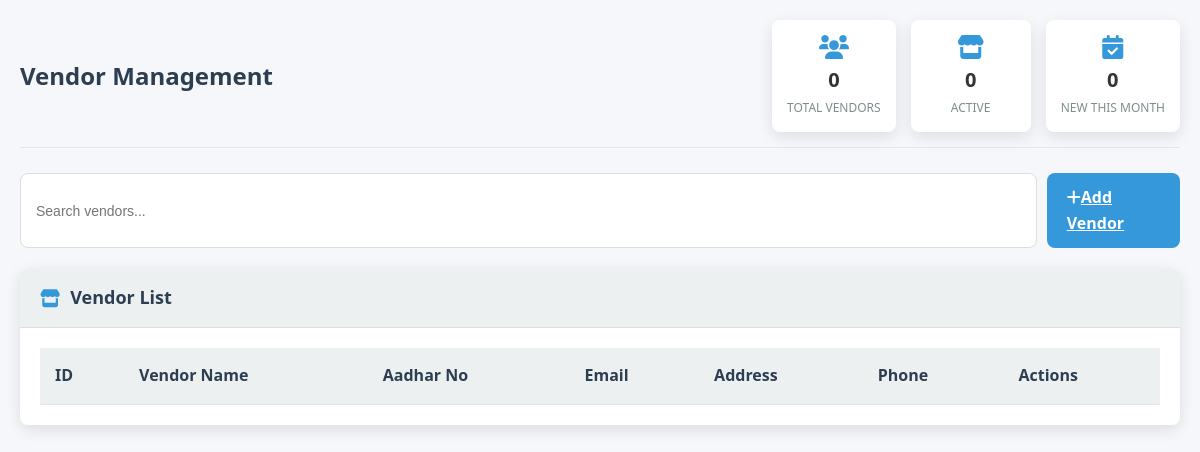
The page /php/vendor.php on the database as committed earlier.
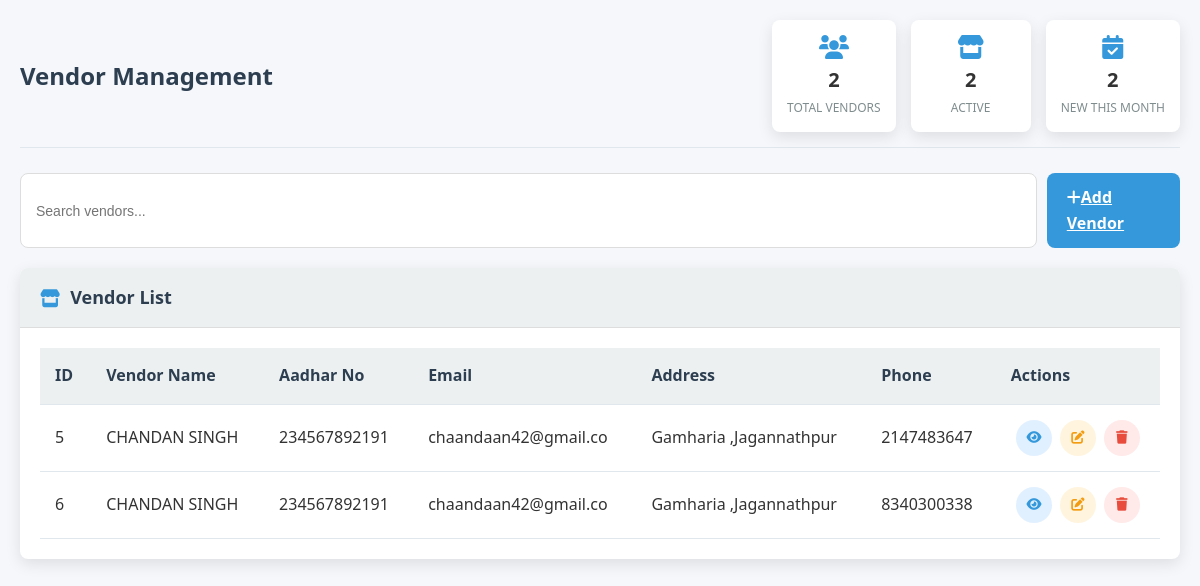
The same page on the database as committed later.
### tables this page shows
CREATE TABLE `vendor` (
  `ID` int(100) NOT NULL,
  `VEN_NAME` varchar(50) NOT NULL,
  `AADHAR_NO` varchar(12) NOT NULL,
  `EMAIL` varchar(20) NOT NULL,
  `ADDRESS` varchar(100) NOT NULL,
  `PHONE` varchar(12) NOT NULL
);

### php/vendor.php (the view, shortened to what this page needs)
<?php
$servername = "localhost";
$username = "root";
$password = "";
$dbname = "final";
$conn = new mysqli($servername, $username, $password, $dbname);
$result = $conn->query("SELECT * FROM vendor");
?>
<!DOCTYPE html>
<html lang="en">
<head>
    <link href="https://cdnjs.cloudflare.com/ajax/libs/font-awesome/6.0.0-beta3/css/all.min.css" rel="stylesheet">
</head>
<body>
    <div class="container">
        <div class="page-header">
            <h1 class="page-title">Vendor Management</h1>
            <div class="page-stats">
                <div class="stat-card">
                    <i class="fas fa-users"></i>
                    <div class="stat-value"><?php echo $result->num_rows; ?></div>
                    <div class="stat-label">Total Vendors</div>
                </div>
                <div class="stat-card">
                    <i class="fas fa-store"></i>
                    <div class="stat-value"><?php echo $result->num_rows; ?></div>
                    <div class="stat-label">Active</div>
                </div>
                <div class="stat-card">
                    <i class="fas fa-calendar-check"></i>
                    <div class="stat-value"><?php echo $result->num_rows; ?></div>
                    <div class="stat-label">New This Month</div>
                </div>
            </div>
        </div>
        <div class="search-bar">
            <input type="text" id="searchInput" class="form-control search-input" placeholder="Search vendors...">
            <a href="add_vendor.php" class="btn btn-primary"><i class="fas fa-plus"></i>Add Vendor</a>
        </div>
        <div class="card">
            <div class="card-header">
                <h2 class="card-title">
                    <i class="fas fa-store"></i>
                    Vendor List
                </h2>
            </div>
            <div class="card-body">
                <div class="table-responsive">
                    <table class="data-table" id="vendorTable">
                        <thead>
                            <tr>
                                <th>ID</th>
                                <th>Vendor Name</th>
                                <th>Aadhar No</th>
                                <th>Email</th>
                                <th>Address</th>
                                <th>Phone</th>
                                <th>Actions</th>
                            </tr>
                        </thead>
                        <tbody>
                            <?php while ($row = $result->fetch_assoc()): ?>
                            <tr>
                                <td><?= $row["ID"] ?></td>
                                <td><?= $row["VEN_NAME"] ?></td>
                                <td><?= $row["AADHAR_NO"] ?></td>
                                <td><?= $row["EMAIL"] ?></td>
                                <td><?= $row["ADDRESS"] ?></td>
                                <td><?= $row["PHONE"] ?></td>
                                <td>
                                    <div class="action-buttons">
                                        <button class="btn-icon btn-view" onclick="viewVendor(<?= $row['ID'] ?>)" title="View Details">
                                            <i class="fas fa-eye"></i>
                                        </button>
                                        <button class="btn-icon btn-edit" onclick="editVendor(<?= $row['ID'] ?>)" title="Edit">
                                            <i class="fas fa-edit"></i>
                                        </button>
                                        <button class="btn-icon btn-delete" onclick="deleteVendor(<?= $row['ID'] ?>)" title="Delete">
                                            <i class="fas fa-trash"></i>
                                        </button>
                                    </div>
                                </td>
                            </tr>
                            <?php endwhile; ?>
                        </tbody>
                    </table>
                </div>
            </div>
        </div>
    </div>
</body>
</html>

Rows that differ between the two databases and show on the page:
added vendor: ID "5", VEN_NAME "CHANDAN SINGH", AADHAR_NO "234567892191", EMAIL "chaandaan42@gmail.co", ADDRESS "Gamharia ,Jagannathpur", PHONE "2147483647"
added vendor: ID "6", VEN_NAME "CHANDAN SINGH", AADHAR_NO "234567892191", EMAIL "chaandaan42@gmail.co", ADDRESS "Gamharia ,Jagannathpur", PHONE "8340300338"
Other text that changed with them:
$result->num_rows: "0" → "2"
